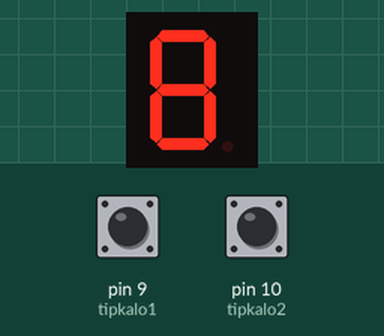
Bench run of a sketch on a simulated Arduino Uno, built with avr-gcc and run on an emulated ATmega328P. Shown: 1-digit seven-segment display. Wiring (inferred from the names in the program): 1-digit 7-segment display, segments lit when LOW: segments pin 2, pin 3, pin 4, pin 5, pin 6, pin 7, pin 8. The test bench sets the inputs (shaded band); at power-on: pin 9 (tipkalo1) HIGH, pin 10 (tipkalo2) HIGH. The segment pins are drawn as the display they are named for.

Above: at 1.2 s.
1.3 s: pin 9 (tipkalo1) pulled LOW for 0.15 s
At 2.3 s:
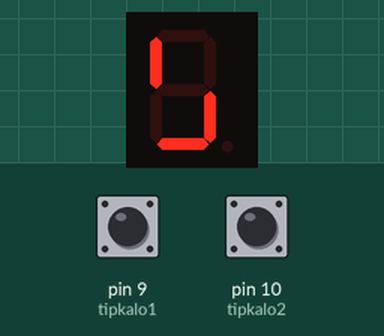
2.9 s: pin 10 (tipkalo2) pulled LOW for 0.15 s
At 3.5 s:
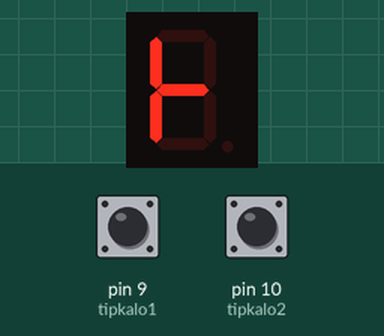
4.5 s: pin 9 (tipkalo1) pulled LOW for 1 s
At 5.9 s:
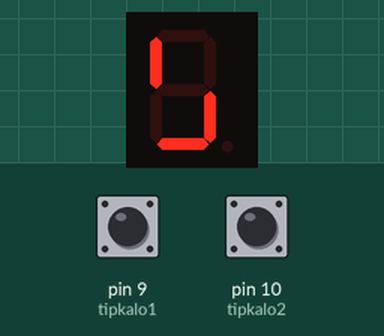
7.0 s: pin 10 (tipkalo2) pulled LOW for 1 s
At 7.8 s:
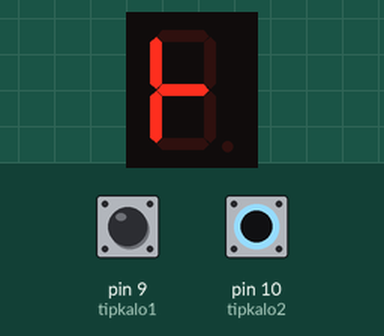
9.5 s: pin 9 (tipkalo1) driven LOW and pin 10 (tipkalo2) driven LOW
At 10.9 s:
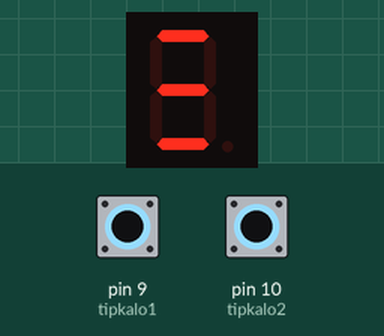
Timing chart, 0 to 12.0 s (numbered marks = the images above; inputs shaded):
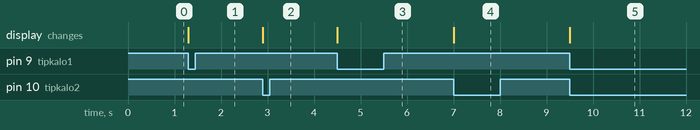

The sketch:

kod_7segVJ.ino
```cpp
int tipkalo1 = 9;
int tipkalo2 = 10;
int segA = 2;
int segB = 3;
int segC = 4;
int segD = 5;
int segE = 6;
int segF = 7;
int segG = 8;
void setup() {
  pinMode(segA, OUTPUT);
  pinMode(segB, OUTPUT);
  pinMode(segC, OUTPUT);
  pinMode(segD, OUTPUT);
  pinMode(segE, OUTPUT);
  pinMode(segF, OUTPUT);
  pinMode(segG, OUTPUT);
  pinMode(tipkalo1, INPUT_PULLUP);
  pinMode(tipkalo2, INPUT_PULLUP);

}

void loop() {
  if ( (digitalRead(tipkalo1) == LOW) && (digitalRead(tipkalo2) == HIGH) ) {
    digitalWrite(segF, LOW);
    digitalWrite(segC, LOW);
    digitalWrite(segD, LOW);
    digitalWrite(segA, HIGH);
    digitalWrite(segB, HIGH);
    digitalWrite(segE, HIGH);
    digitalWrite(segG, HIGH);
  }
  if ( (digitalRead(tipkalo1) == HIGH) && (digitalRead(tipkalo2) == LOW) ) {
    digitalWrite(segF, LOW);
    digitalWrite(segG, LOW);
    digitalWrite(segE, LOW);
    digitalWrite(segA, HIGH);
    digitalWrite(segB, HIGH);
    digitalWrite(segD, HIGH);
    digitalWrite(segC, HIGH);
  }
  if  ( (digitalRead(tipkalo1) == LOW) && (digitalRead(tipkalo2) == LOW) ) {
    digitalWrite(segD, LOW);
    digitalWrite(segA, LOW);
    digitalWrite(segG, LOW);
    digitalWrite(segB, HIGH);
    digitalWrite(segE, HIGH);
    digitalWrite(segC, HIGH);
    digitalWrite(segF, HIGH);
    delay(1000);

  }


}
```

Measured:
- after the input at 1.3 s, the display: changes at once (image 1)
- after the input at 2.9 s, the display: changes at once (image 2)
- after the input at 4.5 s, the display: changes at once (image 3)
- after the input at 7.0 s, the display: changes at once (image 4)
- after the input at 9.5 s, the display: changes at once (image 5)
